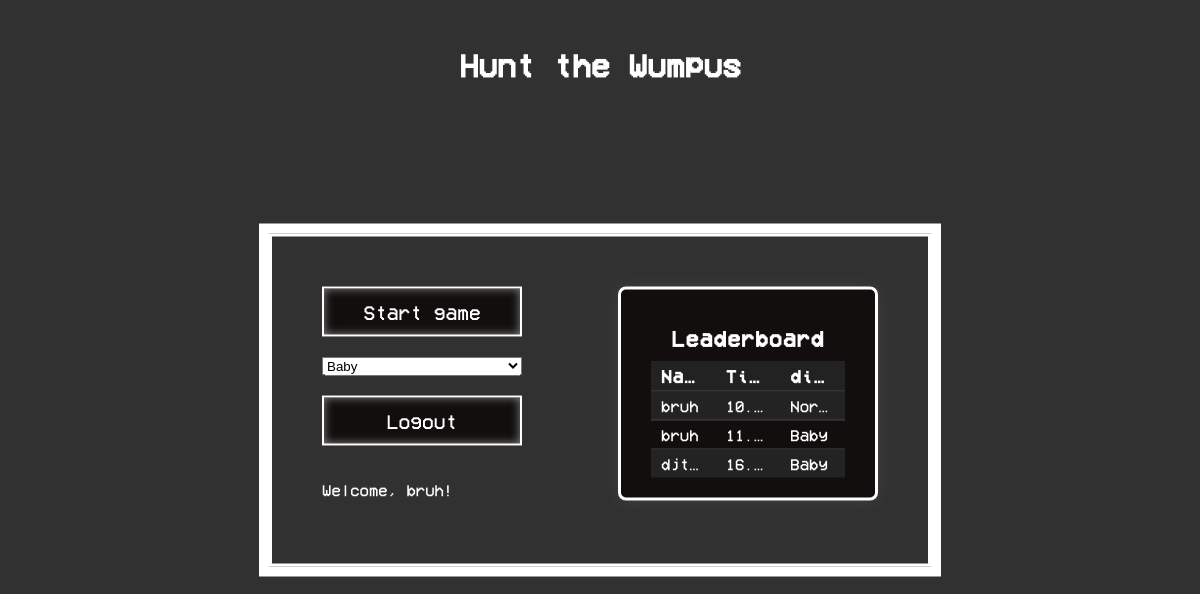
The page / (signed in) on the database its author committed.
### tables this page shows
CREATE TABLE `leaderboard` (`id` INTEGER PRIMARY KEY AUTOINCREMENT, `username` TEXT NOT NULL, `time` REAL NOT NULL, `difficulty` TEXT NOT NULL);

### main.py (the view)
@app.route('/')
def index():
    conn = sqlite3.connect('HTW-2D/database/database.db')
    conn.row_factory = sqlite3.Row
    cursor = conn.cursor()
    cursor.execute("SELECT username, time, difficulty FROM leaderboard ORDER BY time ASC")
    rows = cursor.fetchall()
    conn.close()
    return render_template('Gamemenu.html', leaderboard=rows)

### templates/Gamemenu.html (shortened to what this page needs)
{% extends "Index.html" %}
{% block content %}
    {% set difficulty_labels = {'easy': 'Baby', 'medium': 'average', 'hard': 'Overkill'} %}
    <div id="gameMenu">
        <div id="menuButtons">
            {% if session.get('username') %}
                <a href="#"><button id="startGameButton">Start game</button></a>
                <select name="difficulty" id="difficultySelector">
                    <option value="easy">Baby</option>
                </select>
            {% else %}
                <button onclick="loadPage('{{ url_for('login') }}')">Login</button>
                <button onclick="loadPage('{{ url_for('signup') }}')">Signup</button>
                <!-- <a href="{{ url_for('login') }}"><button id="loginButton">Login</button></a>
                <a href="{{ url_for('signup') }}"><button id="signupButton">Signup</button></a> -->
            {% endif %}
            {% if session.get('username') %}
                <a href="{{ url_for('logout') }}"><button id="logoutButton">Logout</button></a>
                    <p>Welcome, {{ session['username'] }}!</p>
                {% else %}
                <p>Please log in to play.</p>
            {% endif %}
        </div>
        <div id="leaderBoard">
            <h2>Leaderboard</h2>
            <table>
                <tr><th>Name</th><th>Time (s)</th><th>difficulty</th></tr>
                {% for entry in leaderboard %}
                    <tr>
                        <td>{{ entry.username }}</td>
                        <td>{{ entry.time }}</td>
                        <td>{{ difficulty_labels.get(entry.difficulty, entry.difficulty) }}</td>
                    </tr>
                {% endfor %}
            </table>
        </div>
    </div>
{% endblock %}

### static/index.css (style rules this page uses)
html { background-color: rgb(49, 49, 49); }
a { color: white; text-decoration: none; }
body { color: white; font-family: 'VCR OSD Mono', monospace; }
#gameMenu { top: 50%; left: 50%; transform: translate(-50%, -50%); position: absolute; display: flex; align-items: flex-start; gap: 8vw; padding: 50px; border-style: solid; outline: 10px solid white; }
#gameMenu button { font-family: 'VCR OSD Mono', monospace; background-color: rgb(18, 14, 14); color: white; border-style: solid; border-color: white; box-shadow:inset 0 0 10px rgba(255, 255, 255, 0.5); padding: 10px 20px; font-size: 20px; cursor: pointer; transition: background-color 0.3s, box-shadow 0.3s; width: 200px; height: 50px; }
#leaderBoard { width: 200px; padding: 10px; background-color: rgb(18, 14, 14); justify-content: center; align-items: center; border-style: solid; }
#menuButtons { display: flex; flex-direction: column; gap: 20px; }
#leaderBoard table { width: 100%; border-collapse: collapse; margin-top: 10px; font-size: 16px; }
#leaderBoard th, #leaderBoard td { padding: 6px 10px; text-align: left; border-bottom: 1px solid #444; }
#leaderBoard th { font-weight: bold; font-size: 18px; color: #fff; background: #222; letter-spacing: 1px; }
#leaderBoard tr:last-child td { border-bottom: none; }
#leaderBoard tr:nth-child(even) td { background-color: #232323; }
#leaderBoard { border-radius: 8px; box-shadow: 0 0 16px rgba(255,255,255,0.08); padding: 20px 30px; min-width: 260px; }
#leaderBoard h2, #leaderBoard .leaderboard-title { margin-bottom: 12px; font-size: 22px; font-weight: bold; letter-spacing: 1px; color: #fff; text-align: center; }
#leaderBoard { overflow: hidden; box-sizing: border-box; }
#leaderBoard table { table-layout: fixed; word-break: break-all; }
#leaderBoard th, #leaderBoard td { overflow: hidden; text-overflow: ellipsis; white-space: nowrap; }

### rows shown on the page
leaderboard: username "bruh", time "10.…", get "Nor…"
leaderboard: username "bruh", time "11.…", get "Baby"
leaderboard: username "djt…", time "16.…", get "Baby"

### other values the page prints
{{ session['username'] }} "bruh"
